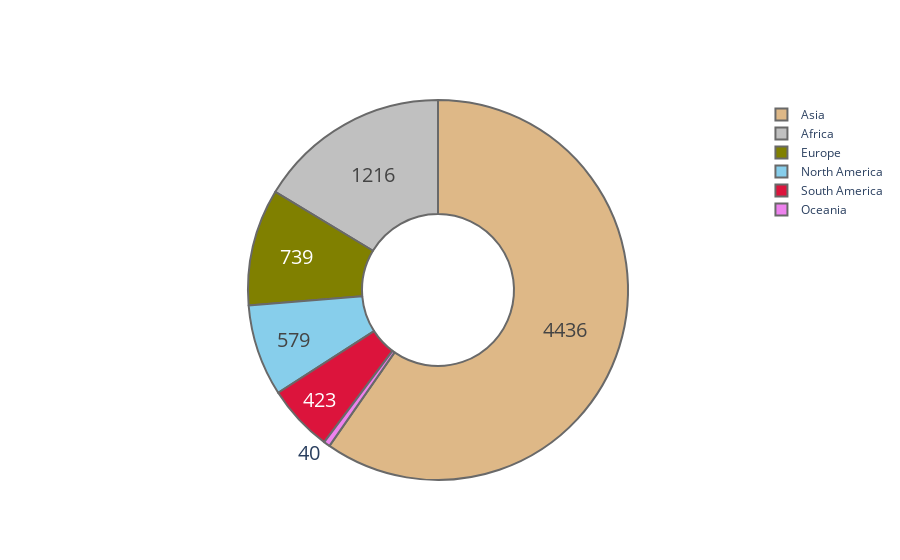

This figure's notebook cell:
### Code cell
data = [trace]

offline.iplot(data)

### Figure 1 — Plotly figure (JSON) as saved in the notebook; plotly's stock layout.template omitted (floating-point values rounded to 4 significant figures)
{"data": [{"hole": 0.4, "hoverinfo": "label+percent", "labels": ["Asia", "Africa", "Europe", "North America", "Oceania", "South America"], "marker": {"colors": ["burlywood", "silver", "olive", "skyblue", "violet", "crimson"], "line": {"color": "dimgrey", "width": 2}}, "textfont": {"size": 20}, "textinfo": "value", "type": "pie", "values": [4436, 1216, 739, 579, 40, 423]}], "layout": {}}
